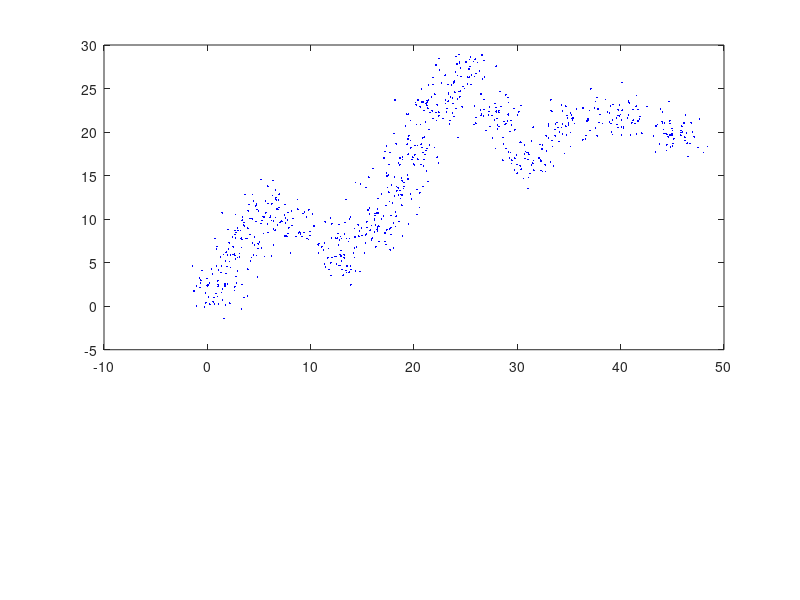

This chart was generated by the following MATLAB code: (Note: this script raises an error after producing the figure.)
%% illustration of the code
% Noting that SOM is not used for data clustering but data
% dimensionality reduction that similar with PCA does
%%
clear all
close all
%% Create data
% data 1
N = 50; % Number of generated points
sig1 = 2; % 1st dimension variation
sig2 = 2; % 2st dimension variation
sig = [sig1, sig2];
mu = [1, 2];% mean
Sigma =diag(sig);
R = chol(Sigma);
x1 = repmat(mu,N,1) + randn(N,2)*R; % create points
% data 2
N = 50; % Number of generated points
sig1 = 2; % 1st dimension variation
sig2 = 2; % 2st dimension variation
sig = [sig1, sig2];
mu = [3, 6];% mean
Sigma =diag(sig);
R = chol(Sigma);
x2 = repmat(mu,N,1) + randn(N,2)*R; % create points
% data 3
N = 50; % Number of generated points
sig1 = 2; % 1st dimension variation
sig2 = 2; % 2st dimension variation
sig = [sig1, sig2];
mu = [5, 11];% mean
Sigma =diag(sig);
R = chol(Sigma);
x3 = repmat(mu,N,1) + randn(N,2)*R; % create points
% data 4
N = 50; % Number of generated points
sig1 = 2; % 1st dimension variation
sig2 = 2; % 2st dimension variation
sig = [sig1, sig2];
mu = [9, 9];% mean
Sigma =diag(sig);
R = chol(Sigma);
x4 = repmat(mu,N,1) + randn(N,2)*R; % create points
% data 5
N = 50; % Number of generated points
sig1 = 2; % 1st dimension variation
sig2 = 2; % 2st dimension variation
sig = [sig1, sig2];
mu = [13, 6];% mean
Sigma =diag(sig);
R = chol(Sigma);
x5 = repmat(mu,N,1) + randn(N,2)*R; % create points
% data 6
N = 50; % Number of generated points
sig1 = 2; % 1st dimension variation
sig2 = 2; % 2st dimension variation
sig = [sig1, sig2];
mu = [16, 9];% mean
Sigma =diag(sig);
R = chol(Sigma);
x6 = repmat(mu,N,1) + randn(N,2)*R; % create points
% data 7
N = 50; % Number of generated points
sig1 = 2; % 1st dimension variation
sig2 = 2; % 2st dimension variation
sig = [sig1, sig2];
mu = [18, 13];% mean
Sigma =diag(sig);
R = chol(Sigma);
x7 = repmat(mu,N,1) + randn(N,2)*R; % create points
% data 8
N = 50; % Number of generated points
sig1 = 2; % 1st dimension variation
sig2 = 2; % 2st dimension variation
sig = [sig1, sig2];
mu = [20, 18];% mean
Sigma =diag(sig);
R = chol(Sigma);
x8 = repmat(mu,N,1) + randn(N,2)*R; % create points
% data 9
N = 50; % Number of generated points
sig1 = 2; % 1st dimension variation
sig2 = 2; % 2st dimension variation
sig = [sig1, sig2];
mu = [22, 23];% mean
Sigma =diag(sig);
R = chol(Sigma);
x9 = repmat(mu,N,1) + randn(N,2)*R; % create points
% data 10
N = 50; % Number of generated points
sig1 = 2; % 1st dimension variation
sig2 = 2; % 2st dimension variation
sig = [sig1, sig2];
mu = [25, 27];% mean
Sigma =diag(sig);
R = chol(Sigma);
x10 = repmat(mu,N,1) + randn(N,2)*R; % create points
% data 11
N = 50; % Number of generated points
sig1 = 2; % 1st dimension variation
sig2 = 2; % 2st dimension variation
sig = [sig1, sig2];
mu = [28, 22];% mean
Sigma =diag(sig);
R = chol(Sigma);
x11 = repmat(mu,N,1) + randn(N,2)*R; % create points
% data 12
N = 50; % Number of generated points
sig1 = 2; % 1st dimension variation
sig2 = 2; % 2st dimension variation
sig = [sig1, sig2];
mu = [31, 17];% mean
Sigma =diag(sig);
R = chol(Sigma);
x12 = repmat(mu,N,1) + randn(N,2)*R; % create points
% data 13
N = 50; % Number of generated points
sig1 = 2; % 1st dimension variation
sig2 = 2; % 2st dimension variation
sig = [sig1, sig2];
mu = [35, 21];% mean
Sigma =diag(sig);
R = chol(Sigma);
x13 = repmat(mu,N,1) + randn(N,2)*R; % create points
% data 14
N = 50; % Number of generated points
sig1 = 2; % 1st dimension variation
sig2 = 2; % 2st dimension variation
sig = [sig1, sig2];
mu = [40, 22];% mean
Sigma =diag(sig);
R = chol(Sigma);
x14 = repmat(mu,N,1) + randn(N,2)*R; % create points
% data 15
N = 50; % Number of generated points
sig1 = 2; % 1st dimension variation
sig2 = 2; % 2st dimension variation
sig = [sig1, sig2];
mu = [45, 20];% mean
Sigma =diag(sig);
R = chol(Sigma);
x15 = repmat(mu,N,1) + randn(N,2)*R; % create points
% whole dataset
x = [x1;x2;x3;x4;x5;x6;x7;x8;x9;x10;x11;x12;x13;x14;x15];
%% Initiate nodes (Nd)
%set number of nodes
M = 20;
% randomly initiate the position of every node
% xc = 40 * rand(1,30);
% yc = 20 * rand(1,30);
% xc = sort(xc);
% yc = sort(yc);
% Nd(:,1) = xc;
% Nd(:,2) = yc;
Nd = zeros(M, 2);
for m = 1:M
    Nd(m,:) = [m*2.25 1];
end
%% Randomise data order
msize = length(x);
permidx = randperm(msize);
x = x(permidx,:);
%% First plot
% Plot the data
figure;
dp = subplot(3,2,1:4);
plot(x(:,1),x(:,2),'b.','markersize',4); hold on;
ax = gca;
ax.XAxisLocation = 'origin';
ax.YAxisLocation = 'origin';
axis equal;
% Plot nodes
plot(Nd(:,1),Nd(:,2),'-*r','markersize',9);
title('Data Space')
xp = subplot(3,2,5);
title('Learning Parameter')
xlabel ('Iteration Number')

qp = subplot(3,2,6);
title('the value of sigma')
xlabel ('Iteration Number')
%% Start iterations
it = 1;
pt = 0.1; % pause time
%% Initialise learning parameter
tau = 1;
v = 2;
ksi=ones(6,1)*0;
sig = ones(6,1)*0;
ksi(1) = exp(-(it/tau));
sig(1) = 8*exp(-(it/v));
cla(xp)
subplot(3,2,5);
bar(ksi,'r');
hold on
plot([0 7.5],[0.001 0.001],'k--');
title('Learning Parameter')
xlabel ('Iteration Number')
set(gca,'YScale','log');
set(gca,'YLim',[0.0001 1]); hold off
cla(qp)
subplot(3,2,6);
bar(sig,'g');
hold on
title('value of sigma')
xlabel ('Iteration Number')
hold off
%% making video
vd = VideoWriter('SOM_video.avi');
open(vd);
while ksi(it) > 0.001 % iterations loop
    %% initialise data tag
    dataCflag = zeros(msize,1);
    %% Find distance of all data points to the nodes
    dists = pdist2(x,Nd);
    %% loop through data points
    for ii = 1:msize
        dp = subplot(3,2,1:4);
        plot(x(ii,1),x(ii,2),'dr','markersize',6);
        % Find nearest CC in this point
        [~,p] = min(dists(ii,:));
        plot(Nd(p,1),Nd(p,2),'or','markersize',9);
        %% Move nodes towards this data point
        ve =  x(ii,:)-Nd(p,:);%vector between them
        plot ([Nd(p,1),x(ii,1)],[Nd(p,2),x(ii,2)],'-g','linewidth',2)% plot vector between them
        for jj = 1:length(Nd)
            vect(jj,:) = ve*ksi(it)*exp(-(p-jj)^2/sig(it)^2); %vector after ksi and hfunct aplied
        end 
        quiver(Nd(p,1),Nd(p,2),vect(p,1),vect(p,2),0,'-r','MaxHeadSize',9,'linewidth',2) ;hold off;
        Nd = Nd+vect; %new nodes position
        % update distances for this node
        cd = pdist2(x,Nd);
        dists = cd;
        %% Data Iteration Plot update
        % Plot Data
        pause(pt)
        cla(dp)
        dp = subplot(3,2,1:4);
        plot(x(:,1),x(:,2),'b.','markersize',4); hold on;
        ax = gca;
        ax.XAxisLocation = 'origin';
        ax.YAxisLocation = 'origin';
        axis equal;
        % Plot the nodes
        plot(Nd(:,1),Nd(:,2),'-*r','markersize',9);
        title('Data Space')
        
        % plot(Nd(p,1),Nd(p,2),'or','markersize',8);
        frame = getframe(gcf);
        writeVideo(vd, frame);
    end
    %% Plot ksi and quantasation error
    % Permutate data
    permidx = randperm(msize);
    x = x(permidx,:);
    pt = pt*0.1; % increase plot speed for each iteration
    it = it + 1; % increase iteration
     %% Update Learning parameter
    ksi(it) = exp(-(it/tau));
    sig(it) = 8*exp(-it/v);
    cla(qp)
    qp = subplot(3,2,6);
    bar(sig, 'g');
    title(['value of sigma'])
    xlabel ('Iteration Number')
    pause(pt*20)
    cla(xp)
    subplot(3,2,5);
    bar(ksi,'r');hold on
    plot([0 7.5],[0.001 0.001],'k--');
    title('Learning Parameter')
    set(gca,'YScale','log');
    xlabel ('Iteration Number')
    set(gca,'YLim',[0.0001 1]); hold off
end
close(vd);